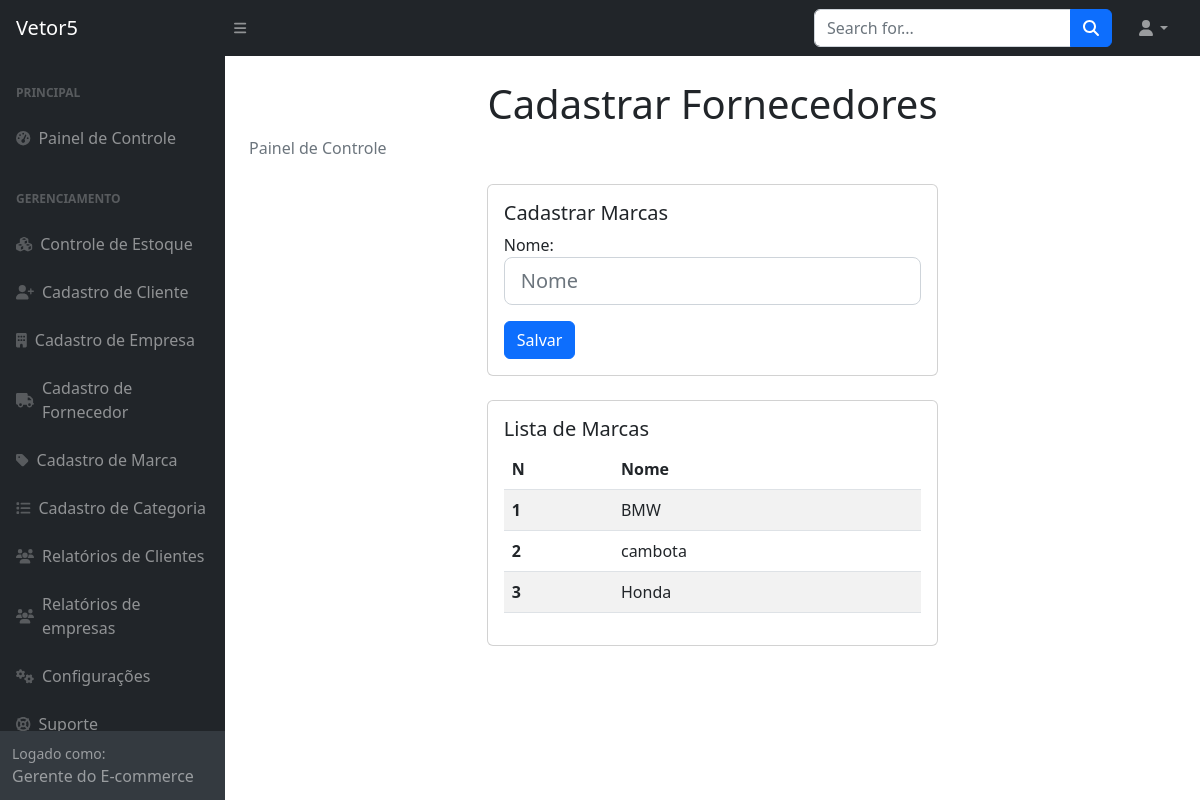
The page /vetor5/marca/ on the database as committed earlier.
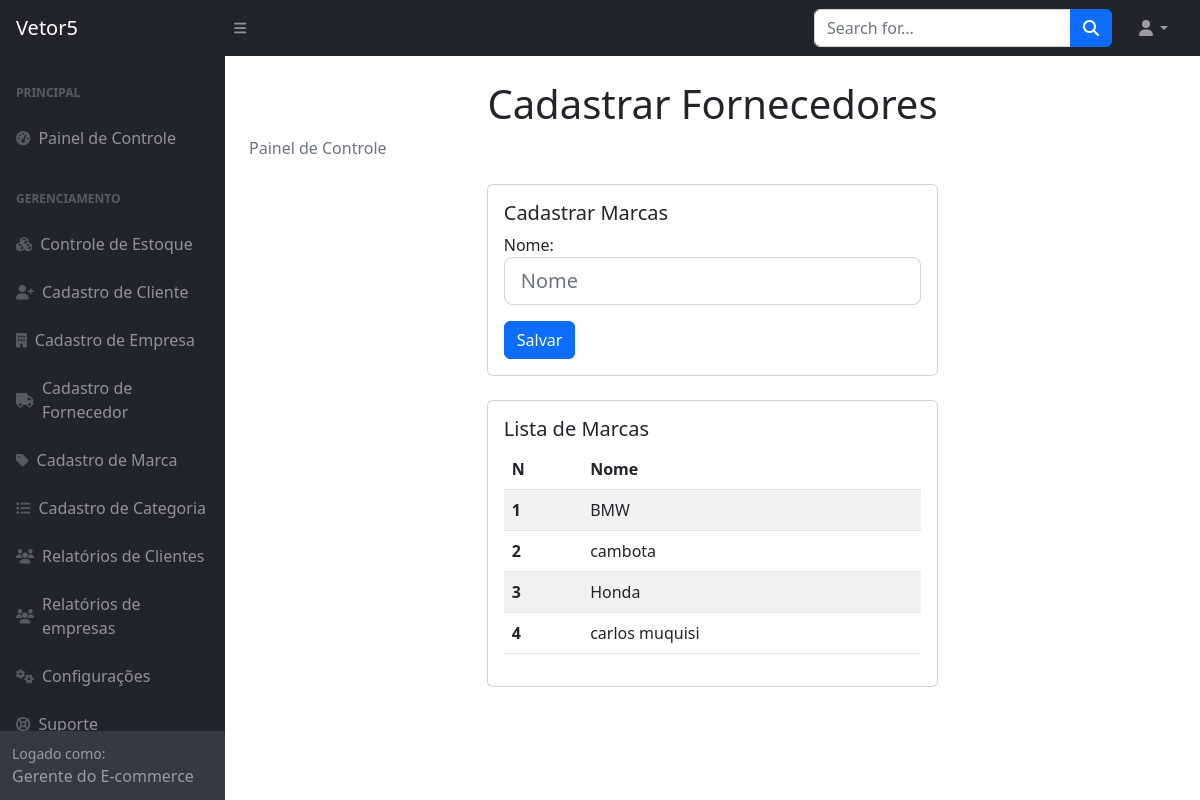
The same page on the database as committed later.
### usuarios/models.py (models this page shows, shortened)
class Marca_produto(models.Model):
    nome = models.CharField(max_length=50)
    class Meta:
        verbose_name_plural = "Marcas dos produtos"

### usuarios/views.py (the view)
# urls.py: path('marca/', views.marca, name='marca'),
def marca(request):
    if request.method == 'POST':
        form = MarcaProdutoForm(request.POST)
        if form.is_valid():
            form.save()
            return redirect('/vetor5/marca/')  # Redirecionar para uma página de sucesso
    else:
        form = MarcaProdutoForm()
    marcas = Marca_produto.objects.all()
    return render(request, 'marca.html', {'form': form, 'marcas': marcas})

### usuarios/forms.py
class MarcaProdutoForm(forms.ModelForm):
    class Meta:
        model = Marca_produto
        fields = ['nome']
    def __init__(self, *args, **kwargs):
        super().__init__(*args, **kwargs)
        for field_name, field in self.fields.items():
            field.widget.attrs.update({'class': 'form-control form-control-lg', 'placeholder': field.label})

### usuarios/templates/marca.html (shortened to what the changed rows need)
{% load static %}
<!DOCTYPE html>
<html lang="en">
    <head>
        <link href="https://cdn.jsdelivr.net/npm/simple-datatables@7.1.2/dist/style.min.css" rel="stylesheet" />
        <link href="{% static 'css/styles.css' %}" rel="stylesheet" />
    </head>
    <body class="sb-nav-fixed">
        <div id="layoutSidenav">
            <div id="layoutSidenav_content">
                <main>
                    <div class="container-fluid px-4">
                        <h1 class="mt-4 text-center">Cadastrar Fornecedores</h1>
                        <section class="section">
                          <div class="row justify-content-center">
                              <div class="col-lg-6">
                                  <div class="card mt-4">
                                      <div class="card-body">
                                          <div class="table-responsive">
                                              <table class="table table-striped">
                                                  <thead>
                                                      <tr>
                                                          <th scope="col">N</th>
                                                          <th scope="col">Nome</th>
                                                      </tr>
                                                  </thead>
                                                  <tbody>
                                                      {% for marca in marcas %}
                                                          <tr>
                                                              <th scope="row">{{ marca.id }}</th>
                                                              <td>{{ marca.nome }}</td>
                                                          </tr>
                                                      {% endfor %}
                                                  </tbody>
                                              </table>
                                          </div>
                                      </div>
                                  </div>
                              </div>
                          </div>
                      </section>
                    </div>
                </main>
            </div>
        </div>
    </body>
</html>

Rows that differ between the two databases and show on the page:
added Marca_produto: id "4", nome "carlos muquisi"
